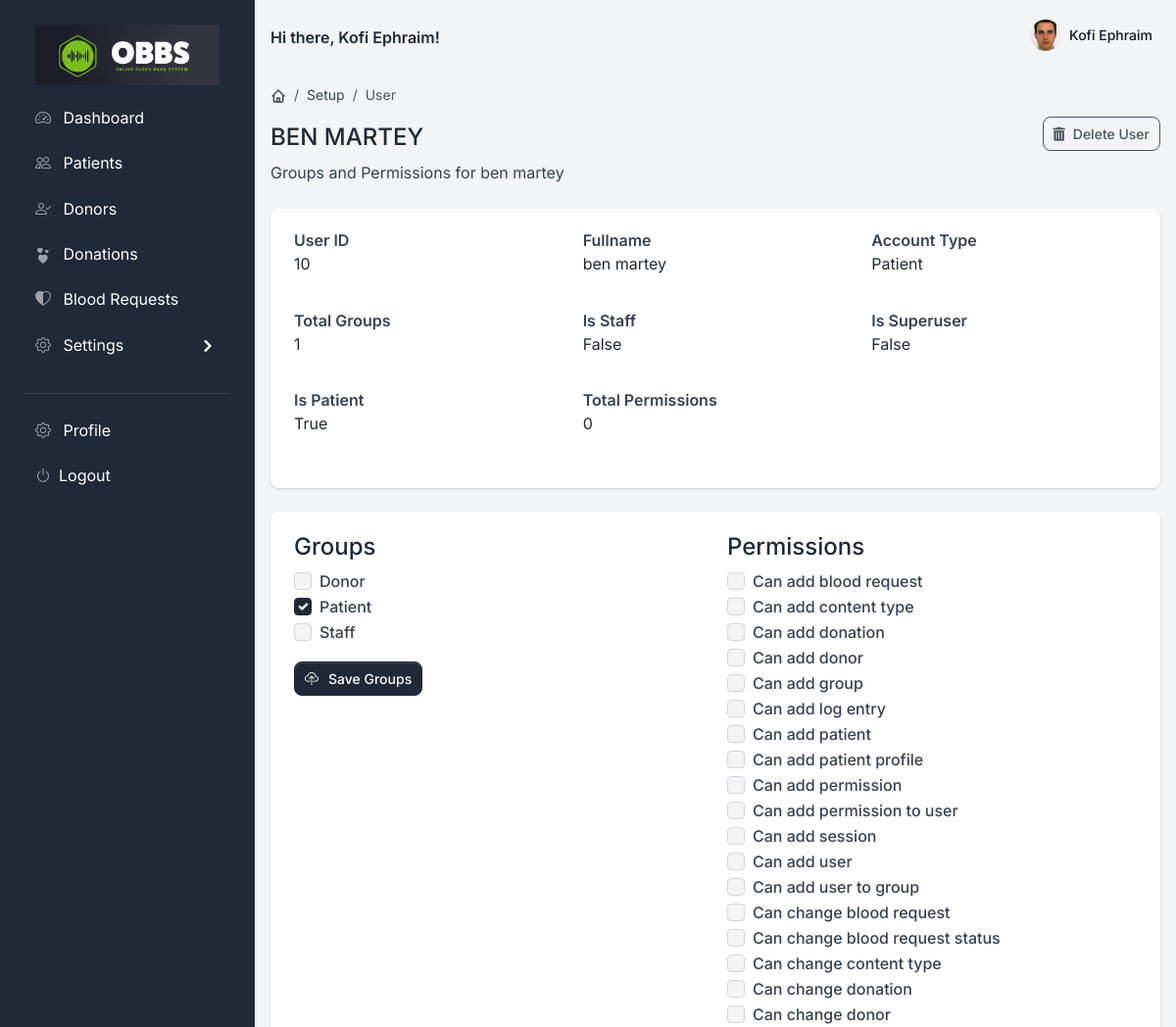
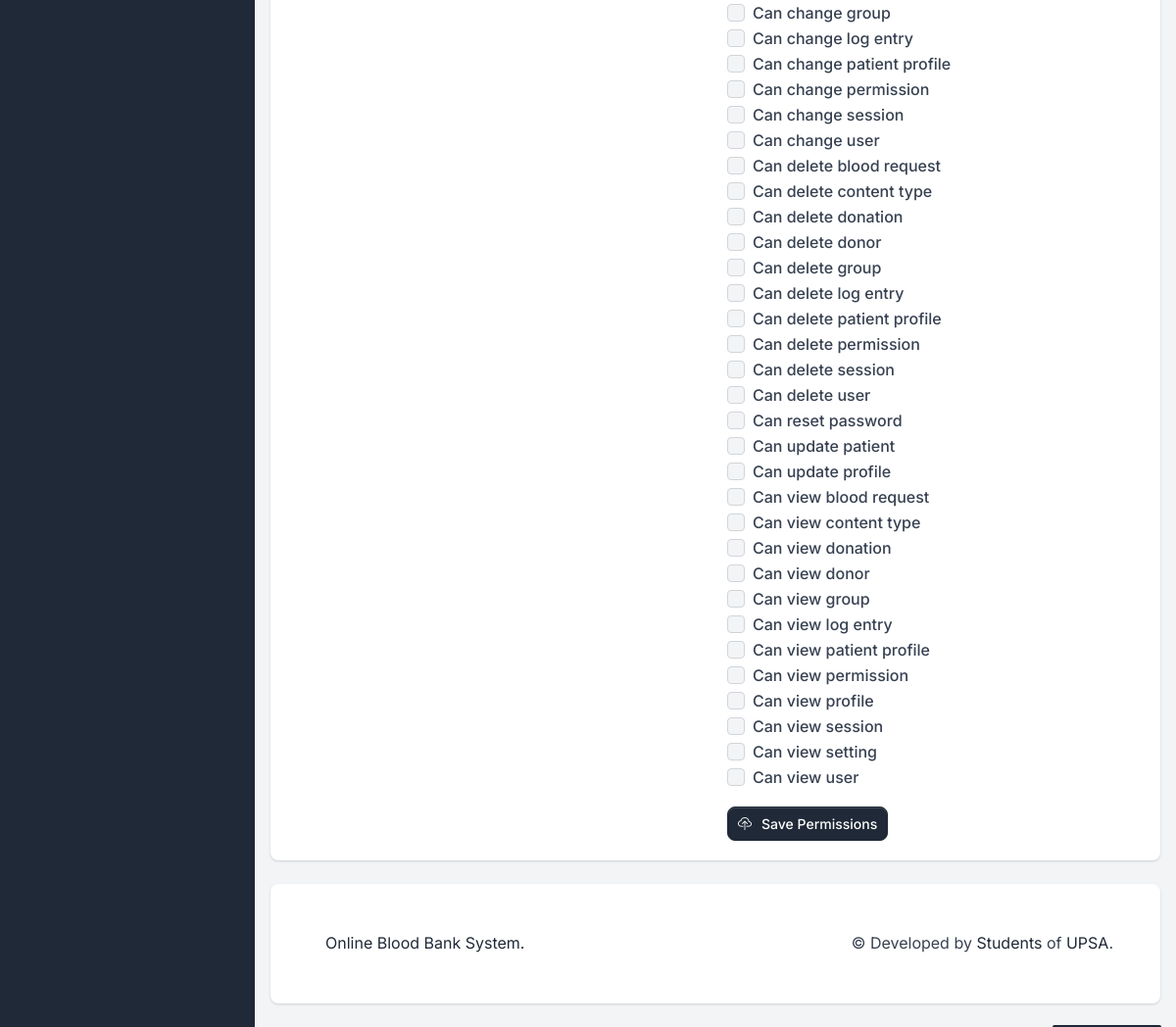
/dashboard/add-user-to-group/?user_id=10 (signed in), run on the app's committed database (2 pictures, top to bottom).
### accounts/models.py (models this page shows, shortened)
class User(AbstractBaseUser, PermissionsMixin):
    email = models.EmailField(max_length=255, unique=True)
    fullname = models.CharField(max_length=255, blank=True, null=True)
    phone = models.CharField(max_length=15, blank=True, null=True)
    gender = models.CharField(max_length=15, blank=True, null=True)
    profile_image = models.ImageField(
        upload_to='profile_images', blank=True, null=True)
    is_active = models.BooleanField(default=True)
    is_staff = models.BooleanField(default=False)
    is_superuser = models.BooleanField(default=False)
    is_patient = models.BooleanField(default=False)
    created_by_staff = models.BooleanField(default=False)
    created_at = models.DateTimeField(auto_now_add=True)
    def get_fullname(self):
        return self.fullname if self.fullname else self.email
    objects = AccountManager()
    USERNAME_FIELD = 'email'
    def __str__(self):
        return self.get_fullname()
    class Meta:
        db_table = 'user'
        permissions = [
            ("view_profile", "Can view profile"),
            ("view_setting", "Can view setting"),
            ("change_profile", "Can update profile"),
            ("reset_password", "Can reset password"),
            ("add_user_to_group", "Can add user to group"),
            ("add_patient", "Can add patient"),
            ("change_patient", "Can update patient"),
            ("add_permission_to_user", "Can add permission to user"),
        ]

### dashboard/views/users.py (the view, shortened to what this page needs)
# urls.py: path("add-user-to-group/", views.AddUserToGroupsView.as_view(), name="add_user_to_group"),  # noqa
class AddUserToGroupsView(PermissionRequiredMixin, View):
    permission_required = [
        'accounts.add_user_to_group',
    ]
    template = 'dashboard/details/details_user_permissions.html'
    @method_decorator(AdminOnly)
    def get(self, request, *args, **kwargs):
        user_id = request.GET.get('user_id') or None
        user = User.objects.filter(id=user_id).first()
        groups = Group.objects.all().order_by('name')
        if user:
            permissions = Permission.objects.all().order_by('name')
            saved_permissions = user.user_permissions.all()
            saved_groups = user.groups.all()
            context = {
                'user': user,
                'permissions': permissions,
                'saved_groups': saved_groups,
                'groups': groups,
                'saved_permissions': saved_permissions,
            }
            return render(request, self.template, context)  # noqa
        messages.info(request, 'User Does Not Exist')
        return redirect('dashboard:users')

### dashboard/templates/dashboard/details/details_user_permissions.html (shortened to what this page needs)
{% extends "base/base.html" %}
{% load static %}
{% block content %}
<div class="d-flex justify-content-between flex-wrap flex-md-nowrap align-items-center py-4">
    <div class="d-block mb-4 mb-md-0">
        <nav aria-label="breadcrumb" class="d-none d-md-inline-block">
            <ol class="breadcrumb breadcrumb-dark breadcrumb-transparent">
                <li class="breadcrumb-item">
                    <a href="#">
                    </a>
                </li>
                <li class="breadcrumb-item"><a href="#">Setup</a></li>
                <li class="breadcrumb-item active" aria-current="page">User</li>
            </ol>
        </nav>
        <h2 class="h4">{{user.fullname|upper}}</h2>
        <p class="mb-0">Groups and Permissions for {{user.fullname}}</p>
    </div>
    {% if perms.accounts.delete_user %}
    <div class="btn-toolbar mb-2 mb-md-0">
        <div class="btn-group ms-2 ms-lg-3">
            <form action="{% url 'dashboard:delete_user' %}" method="POST" style="display: inline;">
                <button type="submit" class="btn btn-sm btn-outline-gray-600"><span
                        class="fas fa-trash-alt me-2"></span>Delete User</button>
            </form>
        </div>
    </div>
    {% endif %}
</div>
<div class="card card-body border-0 shadow table-wrapper table-responsive mb-4">
    <div class="row">
        <div class="col-4 mb-3">
            <b>User ID</b>
            <p class="text-primary">{{user.id}}</p>
        </div>
        <div class="col-4 mb-3">
            <b>Fullname</b>
            <p class="text-primary">{{user.get_fullname}}</p>
        </div>
        <div class="col-4 mb-3">
            <b>Account Type</b>
            <p class="text-primary">{% if user.is_patient %} Patient {% elif user.is_staff %} Staff
                {% elif user.is_superuser %}
                Superuser {% else %} None {% endif %}</p>
        </div>
        <div class="col-4 mb-3">
            <b>Total Groups</b>
            <p class="text-primary">{{user.groups.count}}</p>
        </div>
        <div class="col-4 mb-3">
            <b>Is Staff</b>
            <p class="text-primary">{{user.is_staff}}</p>
        </div>
        <div class="col-4 mb-3">
            <b>Is Superuser</b>
            <p class="text-primary">{{user.is_superuser}}</p>
        </div>
        <div class="col-4 mb-3">
            <b>Is Patient</b>
            <p class="text-primary">{{user.is_patient}}</p>
        </div>
        <div class="col-4 mb-3">
            <b>Total Permissions</b>
            <p class="text-primary">{{user.user_permissions.count}}</p>
        </div>
    </div>
</div>
<div class="card card-body border-0 shadow table-wrapper table-responsive">
    <div class="row">
        <div class="col-6">
            <h2 class="h4">Groups</h2>
        </div>
        <div class="col-6">
            <h2 class="h4">Permissions</h2>
        </div>
        <div class="col-6">
            <form action="{% url 'dashboard:add_user_to_group' %}" method="POST">
                {% for group in groups %}
                <div class="form-check">
                    <input class="form-check-input" type="checkbox" value="{{group.id}}" name="groups"
                        id="group_id_{{group.id}}" {% if group in saved_groups %} checked {% endif %}>
                    <label class="form-check-label" for="perm_id_{{group.id}}">
                        {{group.name}}
                    </label>
                </div>
                {% endfor %}
                {% if perms.accounts.add_user_to_group %}
                <button type="submit" class="mt-3 btn btn-sm btn-primary"><i class="bi bi-cloud-upload"
                        style="margin-right: 10px;"></i>Save Groups</button>
                {% endif %}
            </form>
        </div>
        <div class="col-6">
            <form action="{% url 'dashboard:add_perms_to_user' %}" method="POST">
                {% for permission in permissions %}
                <div class="form-check">
                    <input class="form-check-input" type="checkbox" value="{{permission.id}}" name="permissions"
                        id="perm_id_{{permission.id}}" {% if permission in saved_permissions %} checked {% endif %}>
                    <label class="form-check-label" for="perm_id_{{permission.id}}">
                        {{permission.name}}
                    </label>
                </div>
                {% endfor %}
                {% if perms.accounts.add_permission_to_user %}
                <button type="submit" class="mt-3 btn btn-sm btn-primary"><i class="bi bi-cloud-upload"
                        style="margin-right: 10px; border-style: none;"></i>Save Permissions</button>
                {% endif %}
            </form>
        </div>
    </div>
</div>
{% endblock content %}

### dashboard/templates/includes/navigation.html (shortened to what this page needs)
{% load static %}
<nav class="navbar navbar-top navbar-expand navbar-dashboard navbar-dark ps-0 pe-2 pb-0">
  <div class="container-fluid px-0">
    <div class="d-flex justify-content-between w-100" id="navbarSupportedContent">
      <div class="d-flex align-items-center text-primary">
        <b>Hi there, {{request.user.get_fullname}}!</b>
      </div>
      <ul class="navbar-nav align-items-center">
        <li class="nav-item dropdown ms-lg-3">
          <a class="nav-link dropdown-toggle pt-1 px-0" href="#" role="button" data-bs-toggle="dropdown"
            aria-expanded="false">
            <div class="media d-flex align-items-center">
              <img class="avatar rounded-circle"
                src="{% if request.user.profile_image %} {{ request.user.profile_image.url }} {% else %} {% static '/assets/img/team/profile-picture-3.jpg' %} {% endif %} "
                class="avatar-xl rounded-circle mx-auto mt-n7 mb-4" alt="Neil Portrait">
              <div class="media-body ms-2 text-dark align-items-center d-none d-lg-block">
                <span class="mb-0 font-small fw-bold text-gray-900">
                  {% if request.user.get_fullname %}
                  <strong>{{ request.user.get_fullname }}</strong>
                  {% else %}
                  <strong>Guest</strong>
                  {% endif %}
                </span>
              </div>
            </div>
          </a>
        </li>
      </ul>
    </div>
  </div>
</nav>

### data on the page
User: user.get_fullname "Kofi Ephraim", profile_image (picture)
User: fullname "BEN MARTEY", fullname "ben martey", id "10", get_fullname "ben martey", groups.count "1", is_staff "False", is_superuser "False", is_patient "True", user_permissions.count "0"

### other printed values
{{ group.name }} "Donor"
{{ group.name }} "Patient"
{{ group.name }} "Staff"
{{ permission.name }} "Can add blood request"
{{ permission.name }} "Can add content type"
{{ permission.name }} "Can add donation"
{{ permission.name }} "Can add donor"
{{ permission.name }} "Can add group"
{{ permission.name }} "Can add log entry"
{{ permission.name }} "Can add patient"
{{ permission.name }} "Can add patient profile"
{{ permission.name }} "Can add permission"
{{ permission.name }} "Can add permission to user"
{{ permission.name }} "Can add session"
{{ permission.name }} "Can add user"
